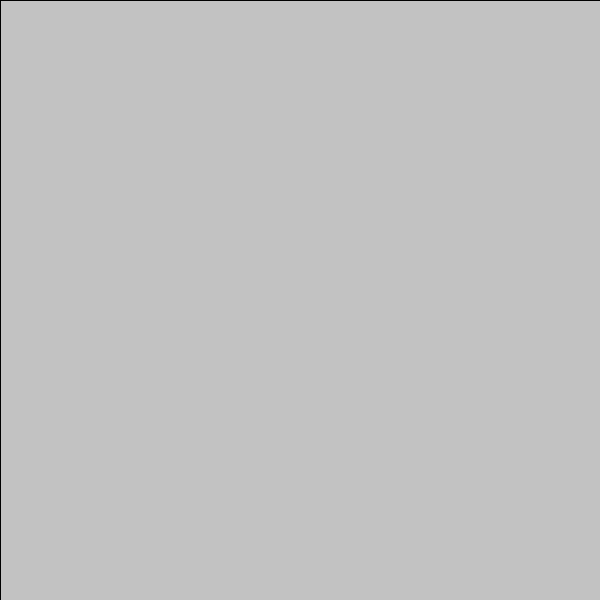
Frame 1 (no input)
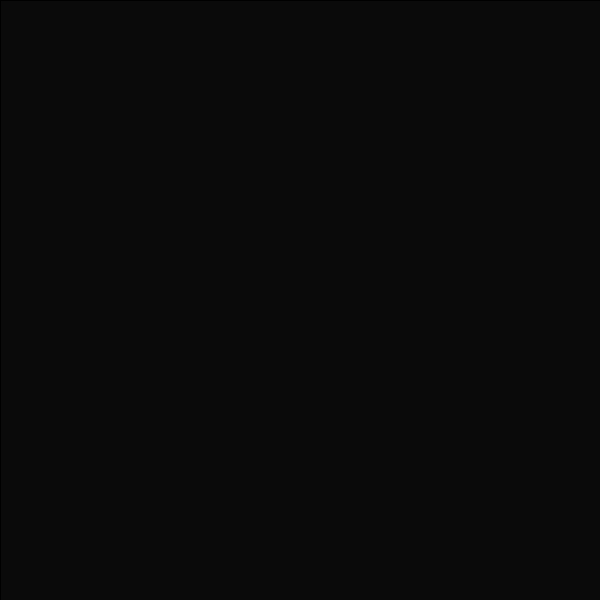
Frame 60 (the mouse pressed at the canvas centre just before this capture)
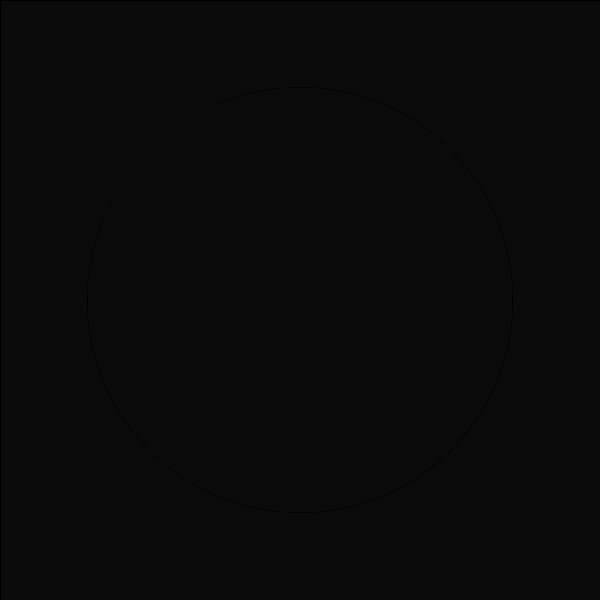
Frame 120 (the mouse held since frame 60 and released just before this capture)

The Processing sketch that drew these frames (run headless with seeded random() and noise(); from frame 60 on, the mouse is pressed at the canvas centre):

// Processing sketch: processing_186660
// ── processing_186660.pde

float x = 0;
void setup(){
size(600,600);
}
 
  
void draw(){
fill(0,12);
 
rect(0,0,width,height);
colorMode (HSB);
fill(60,20,100);
x= dist(mouseX,mouseY,pmouseX,pmouseY);
println(x);
ellipse(mouseX,mouseY,x,x);
}
